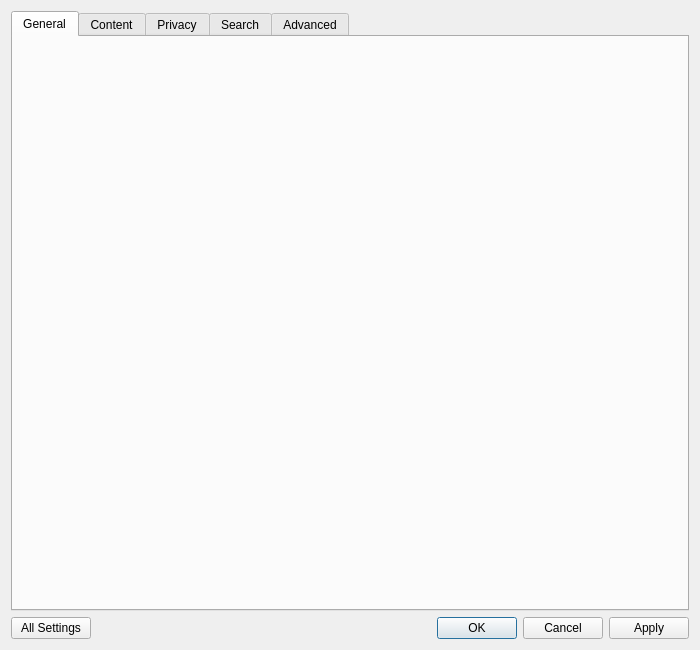
<?xml version="1.0" encoding="UTF-8"?>
<ui version="4.0">
 <class>Meerkat::PreferencesDialog</class>
 <widget class="QDialog" name="Meerkat::PreferencesDialog">
  <property name="windowModality">
   <enum>Qt::ApplicationModal</enum>
  </property>
  <property name="geometry">
   <rect>
    <x>0</x>
    <y>0</y>
    <width>700</width>
    <height>650</height>
   </rect>
  </property>
  <property name="windowTitle">
   <string>Preferences</string>
  </property>
  <layout class="QVBoxLayout" name="verticalLayout">
   <item>
    <widget class="QTabWidget" name="tabWidget">
     <property name="currentIndex">
      <number>0</number>
     </property>
     <widget class="QWidget" name="generalTab">
      <attribute name="title">
       <string>General</string>
      </attribute>
      <layout class="QVBoxLayout" name="generalLayout"/>
     </widget>
     <widget class="QWidget" name="contentTab">
      <attribute name="title">
       <string>Content</string>
      </attribute>
      <layout class="QVBoxLayout" name="contentLayout"/>
     </widget>
     <widget class="QWidget" name="privacyTab">
      <attribute name="title">
       <string>Privacy</string>
      </attribute>
      <layout class="QVBoxLayout" name="privacyLayout"/>
     </widget>
     <widget class="QWidget" name="searchTab">
      <attribute name="title">
       <string>Search</string>
      </attribute>
      <layout class="QVBoxLayout" name="searchLayout"/>
     </widget>
     <widget class="QWidget" name="advancedTab">
      <attribute name="title">
       <string>Advanced</string>
      </attribute>
      <layout class="QVBoxLayout" name="advancedLayout"/>
     </widget>
    </widget>
   </item>
   <item>
    <layout class="QHBoxLayout" name="menuHorizontalLayout">
     <item>
      <widget class="QPushButton" name="allSettingsButton">
       <property name="text">
        <string>All Settings</string>
       </property>
      </widget>
     </item>
     <item>
      <widget class="QDialogButtonBox" name="buttonBox">
       <property name="standardButtons">
        <set>QDialogButtonBox::Apply|QDialogButtonBox::Cancel|QDialogButtonBox::Ok</set>
       </property>
      </widget>
     </item>
    </layout>
   </item>
  </layout>
 </widget>
 <tabstops>
  <tabstop>tabWidget</tabstop>
  <tabstop>buttonBox</tabstop>
  <tabstop>allSettingsButton</tabstop>
 </tabstops>
 <resources/>
 <connections/>
</ui>
